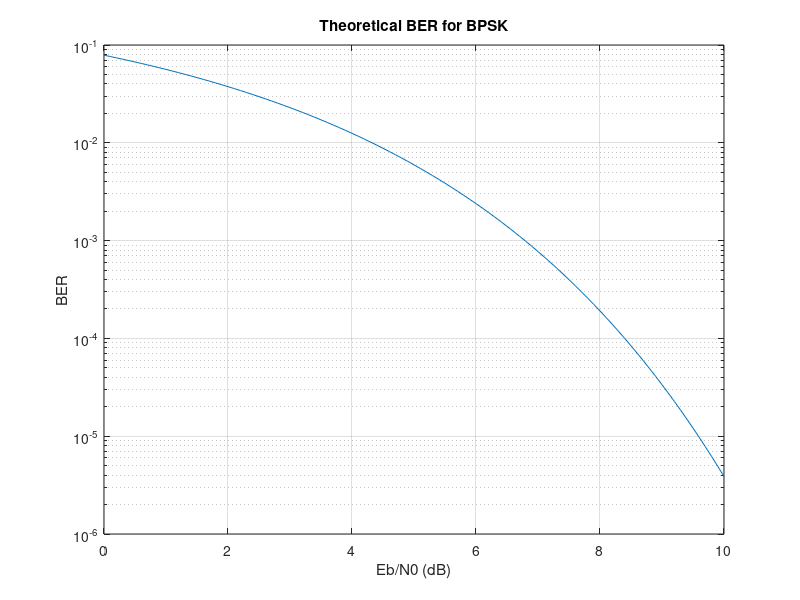
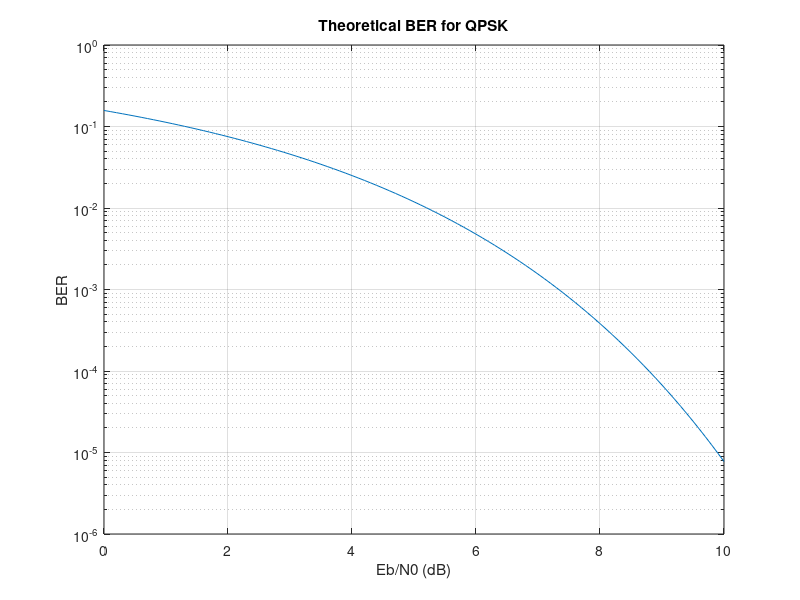

The MATLAB script that drew these images, in order:
%% BER (PBSK)
clc;
clear;
Eb_N0_dB = 0:0.1:10;
Eb_N0 = 10.^(Eb_N0_dB/10);
x= sqrt(Eb_N0);
BER = 1/2.*erfc(x);
figure();
semilogy(Eb_N0_dB,BER); grid on; ylabel('BER'); xlabel('Eb/N0 (dB)'); title('Theoretical BER for BPSK');

%% BER (QPSK)
clc;
clear;
Eb_N0_dB = 0:0.1:10;
Eb_N0 = 10.^(Eb_N0_dB/10);
x= sqrt(Eb_N0);
BER = erfc(x);
figure();
semilogy(Eb_N0_dB,BER); grid on; ylabel('BER'); xlabel('Eb/N0 (dB)'); title('Theoretical BER for QPSK');